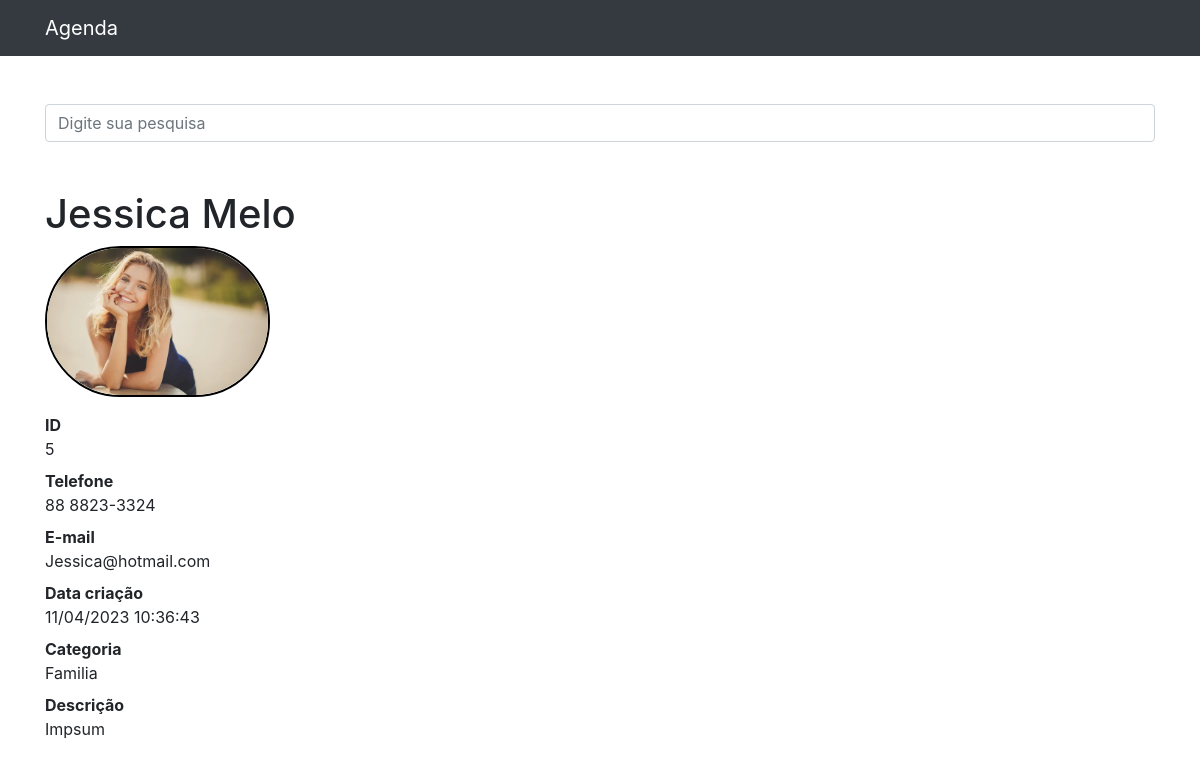
The page /5 on the database its author committed.
### contatos/models.py (models this page shows, shortened)
class Contato(models.Model):
    nome = models.CharField(max_length=255)
    sobrenome = models.CharField(max_length=255, blank=True)
    telefone = models.CharField(max_length=255)
    email = models.CharField(max_length=255, blank=True)
    data_criacao = models.DateTimeField(default=timezone.now)
    descricao = models.TextField(blank=True)
    categoria = models.ForeignKey(Categoria, on_delete=models.DO_NOTHING)
    mostrar = models.BooleanField(default=True)
    foto = models.ImageField(blank=True, upload_to='fotos/%Y/%m/%d')

class Categoria(models.Model):
    nome = models.CharField(max_length=255)
    def __str__(self) -> str:
        return self.nome

### contatos/views.py (the view)
# urls.py: path('<int:contato_id>', views.ver_contato, name='ver_contato'),
def ver_contato(request, contato_id):
    contato = get_object_or_404(Contato, id=contato_id)
    if not contato.mostrar:
        raise Http404()
    return render(request, 'contatos/ver_contato.html', {
        'contato': contato
    })

### contatos/templates/contatos/ver_contato.html (shortened to what this page needs)
{% extends 'base.html' %}
{%block conteudo%}
    <h1 class="mt-5">{{ contato.nome }} {{ contato.sobrenome }}</h1>
    {% if contato.foto %}
        <p><img class="estilo_da_imagem" src="{{ contato.foto.url }}" alt="Imagem de perfil"></p>
    {% endif %}
    <dl>
    <dt>ID</dt>
    <dd>{{ contato.id }}</dd>
    <dt>Telefone</dt>
    <dd>{{ contato.telefone }}</dd>
    <dt>E-mail</dt>
    <dd>{{ contato.email }}</dd>
    <dt>Data criação</dt>
    <dd>{{ contato.data_criacao|date:'d/m/Y H:i:s' }}</dd>
    <dt>Categoria</dt>
    <dd>{{ contato.categoria }}</dd>
    <dt>Descrição</dt>
    <dd>{{ contato.descricao }}</dd>
    </dl>
{%endblock%}

### contatos/templates/contatos/ver_contato.html (style rules this page uses)
.estilo_da_imagem { min-width: 225px; min-height: 150px; max-width: 225px; max-height: auto; border-radius: 100px; border: 2px solid black; }

### rows shown on the page
Contato: nome "Jessica", sobrenome "Melo", foto (picture), id "5", telefone "88 8823-3324", email "Jessica@hotmail.com", data_criacao "11/04/2023 10:36:43", categoria "Familia", descricao "Impsum"
